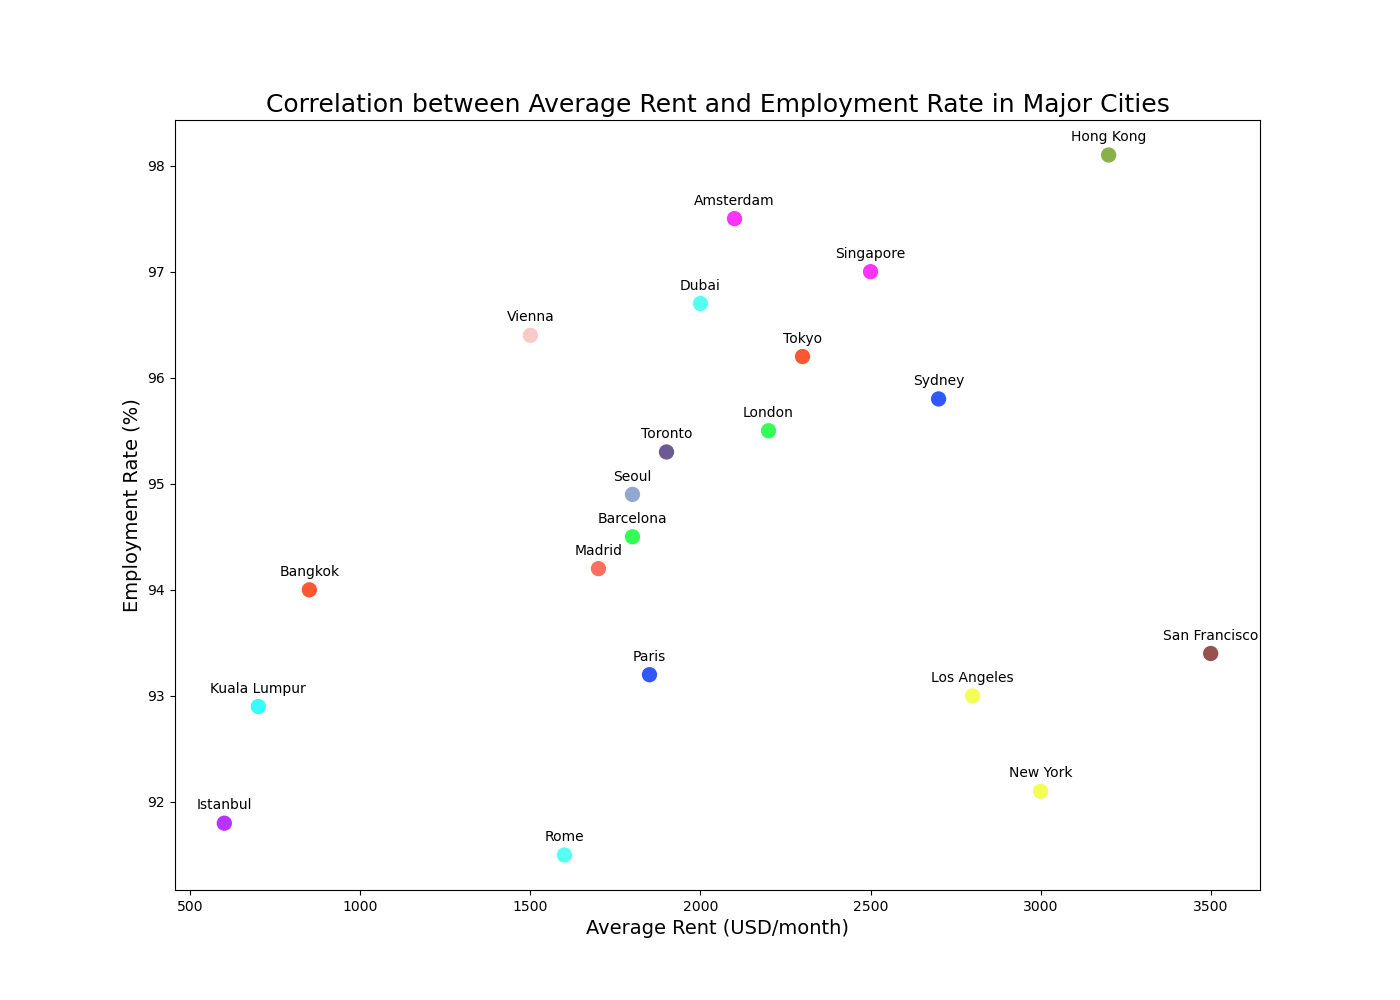

Recreate this plot in Python.

import matplotlib.pyplot as plt

cities = ["Bangkok", "London", "Paris", "Dubai", "New York", 
          "Singapore", "Kuala Lumpur", "Istanbul", "Tokyo", 
          "Barcelona", "Sydney", "Rome", "Los Angeles", 
          "Amsterdam", "Madrid", "Toronto", "Hong Kong", 
          "Vienna", "Seoul", "San Francisco"]
average_rent = [850, 2200, 1850, 2000, 3000, 2500, 700, 600, 2300, 
                1800, 2700, 1600, 2800, 2100, 1700, 1900, 3200, 1500, 
                1800, 3500]
employment_rate = [94.0, 95.5, 93.2, 96.7, 92.1, 97.0, 92.9, 91.8, 96.2, 
                   94.5, 95.8, 91.5, 93.0, 97.5, 94.2, 95.3, 98.1, 96.4, 
                   94.9, 93.4]

plt.figure(figsize=(14, 10))
plt.scatter(average_rent, employment_rate, c=[
    '#FF5733','#33FF57','#3357FF','#57FFF3','#F3FF57',
    '#FF33FB','#33FFF8','#B833FF','#FF5733','#33FF57',
    '#3357FF','#57FFF3','#F3FF57','#FF33FB','#FF6F61',
    '#6B5B95','#88B04B','#F7CAC9','#92A8D1','#955251'], s=100)

plt.title('Correlation between Average Rent and Employment Rate in Major Cities', fontsize=18)
plt.xlabel('Average Rent (USD/month)', fontsize=14)
plt.ylabel('Employment Rate (%)', fontsize=14)

for i, city in enumerate(cities):
    plt.annotate(city, (average_rent[i], employment_rate[i]), 
                 textcoords="offset points", xytext=(0,10), ha='center')

plt.show()
